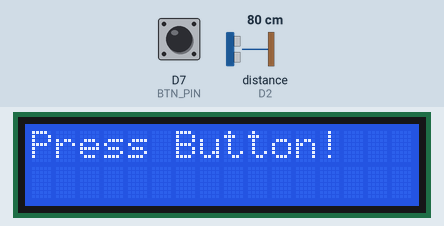
Bench run of a sketch on a simulated Arduino Uno R4 WiFi. Parts: 16×2 character LCD. Wiring (inferred from the names in the program): ultrasonic range finder: trigger D4; echo D2. The inputs (shaded band) are chosen by the test bench; at power-on: D7 (BTN_PIN) HIGH, distance to the obstacle (sensor on D2) 80 cm. The echo pulse lasts 58.3 µs per cm; WiFi joins after 1.5 s; servers stay silent unless stated; random numbers use the default seed unless the sketch sets one; no MQTT or app messages arrive unless stated; what the sketch prints to the serial monitor is not drawn.

Above: at 6.8 s.
6.9 s: D7 (BTN_PIN) pulled LOW for 0.15 s
At 7.4 s:
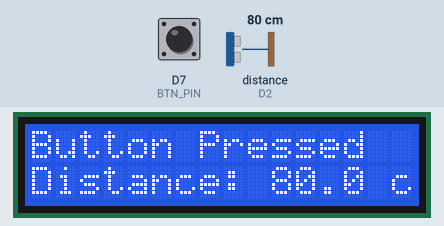
At 8.0 s:
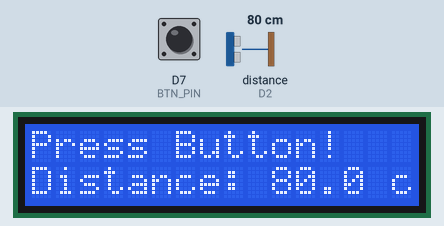
Timing chart, 0 to 9.9 s (numbered marks = the images above; inputs shaded):
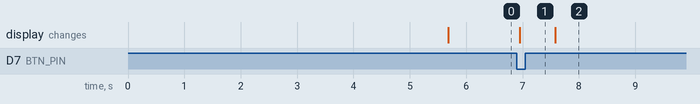

The sketch:

ArduinoGameCode.ino
```cpp
// TargetZero — โหมด MQTT + จอ LCD I2C  (Arduino UNO R4 WiFi เท่านั้น)
// ไลบรารี: "MQTT" (256dpi/arduino-mqtt) และ "LiquidCrystal I2C"
// สาย: HC-SR04 VCC->5V, GND->GND, TRIG->D4, ECHO->D2 | ปุ่มล็อก D7 <-> GND
//      LCD I2C  VCC->5V, GND->GND, SDA->SDA, SCL->SCL (แอดเดรส 0x27)

#include <WiFiS3.h>
#include <MQTTClient.h>
#include <LiquidCrystal_I2C.h>

const char WIFI_SSID[] = "";        // ใส่ WIFI และต้องเป็น WiFi 2.4 GHz
const char WIFI_PASS[] = "";

const char BROKER[] = "mqtt-dashboard.com";   // broker
const int  PORT     = 1883;
const char T_DIST[] = "TargetZero/Topic/distance";  // ต้องตรงกับช่อง topic ในเว็บ
const char T_LOCK[] = "TargetZero/Topic/lock";

const int TRIG_PIN = 4, ECHO_PIN = 2, BTN_PIN = 7;

LiquidCrystal_I2C lcd(0x27, 16, 2);
WiFiClient network;
MQTTClient client;

bool lastBtn = HIGH;
unsigned long lastBtnMs = 0, lastPubMs = 0, msgUntil = 0;
float lastDist = -1; //ค่าล่าสุดที่ส่งไป topic distance

float readDistanceCm() {
  digitalWrite(TRIG_PIN, LOW);
  delayMicroseconds(2);
  digitalWrite(TRIG_PIN, HIGH);
  delayMicroseconds(10);
  digitalWrite(TRIG_PIN, LOW);

  unsigned long dur = pulseIn(ECHO_PIN, HIGH, 30000UL);  // timeout 30 ms กันโปรแกรมค้าง
  if (dur == 0) return -1;
  return dur * 0.0343f / 2.0f; //distance
}

void lcdLine(int row, const char* text) {
  lcd.setCursor(0, row);
  lcd.print("                ");
  lcd.setCursor(0, row);
  lcd.print(text);
}

void showDistance(float lastdist) {
  lcd.setCursor(0, 1);
  if (lastdist < 0) {
    lcd.print("Out of range    ");
  } else {
    lcd.print("Distance: ");
    lcd.print(lastdist, 1);
    lcd.print(" cm   ");
  }
}

void connectAll() {
  lcdLine(0, "Connecting...");
  while (WiFi.status() != WL_CONNECTED) {
    Serial.println("WiFi...");
    WiFi.begin(WIFI_SSID, WIFI_PASS);
    delay(4000);
  }
  Serial.println("WiFi OK");

  String id = "zero-" + String(random(0xffff), HEX);
  while (!client.connect(id.c_str())) {
    Serial.println("MQTT connecting...");
    delay(2000);
  }
  Serial.println("MQTT OK");
  lcdLine(0, "Press Button!");
}
void ButtonPress(){
  bool b = digitalRead(BTN_PIN);                // ปุ่มล็อก
  if (b == LOW && lastBtn == HIGH && millis() - lastBtnMs > 250) {
    if (lastDist > 0){
      client.publish(T_LOCK, String(lastDist, 1)); //ใช้ค่าเดียวกันกับที่ส่งใน topic distance ส่งเข้า topic lock
      float showlcd = lastDist;
      showDistance(showlcd);
      lcdLine(0, "Button Pressed");
      msgUntil = millis() + 600;
    }
    lastBtnMs = millis();
  }
  lastBtn = b;

  if (msgUntil && millis() > msgUntil) {        // คืนข้อความบรรทัดบน
    lcdLine(0, "Press Button!");
    msgUntil = 0;
  }
}
void setup() {
  Serial.begin(9600);
  pinMode(TRIG_PIN, OUTPUT);
  pinMode(ECHO_PIN, INPUT);
  pinMode(BTN_PIN, INPUT_PULLUP);
  randomSeed(analogRead(A0));

  lcd.init();
  lcd.backlight();

  client.begin(BROKER, PORT, network);
  connectAll();
}

void loop() {
  client.loop();
  if (WiFi.status() != WL_CONNECTED || !client.connected()) connectAll();

  ButtonPress();

  if (millis() - lastPubMs >= 100) {            // วัดและส่งระยะทุก 100 ms
    lastPubMs = millis();
    float d = readDistanceCm();
    if (d > 0){
      lastDist = d;
      client.publish(T_DIST, String(d, 1));
      }
  }


}
```

Measured:
- after the input at 6.9 s, the display: changes after 0.05 s (image 1)
